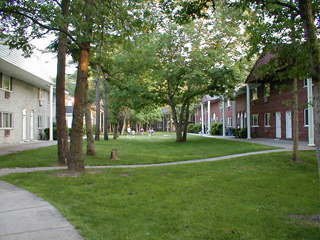
//> input picture parte2 teste/Gramado_72k.jpg, 320 x 240 px
$ ./main Gramado_72k.jpg   (built with g++ and OpenCV 4)
//> lines starting //> are read from the running program, lines starting //| are printed output that depends on the picture; after the words box and inside, x2 and y2 are one past the last pixel; in counts of white or black regions, pixels touching at a corner belong together
#include <iostream>
#include <string>
#include <cstring>
#include <cmath>
#include <vector>
#include <algorithm>
#include <opencv2/opencv.hpp>

using namespace std;
using namespace cv;
namespace operacoesim {

    //Declarações
    Mat mirror(const Mat& src, bool horizontal, bool vertical);
    Mat toGrayscaleLuminance(const Mat& src);
    Mat quantize(const Mat& grayImg, int n);

    //Implementações

    // (a) Espelhamento horizontal e vertical
    Mat mirror(const Mat& src, bool horizontal, bool vertical) {
        Mat dst = src.clone();
        const int rows = dst.rows;
        const int cols = dst.cols;
        const size_t elemSize = dst.elemSize();

        if (vertical) {
            vector<uchar> temp(dst.step);
            for (int i = 0; i < rows / 2; ++i) {
                uchar* rowTop = dst.ptr<uchar>(i);
                uchar* rowBot = dst.ptr<uchar>(rows - 1 - i);
                memcpy(temp.data(), rowTop, dst.step);
                memcpy(rowTop, rowBot, dst.step);
                memcpy(rowBot, temp.data(), dst.step);
            }
        }

        if (horizontal) {
            vector<uchar> temp(elemSize);
            for (int i = 0; i < rows; ++i) {
                uchar* rowPtr = dst.ptr<uchar>(i);
                for (int j = 0; j < cols / 2; ++j) {
                    uchar* pixelLeft  = rowPtr + j * elemSize;
                    uchar* pixelRight = rowPtr + (cols - 1 - j) * elemSize;
                    memcpy(temp.data(), pixelLeft, elemSize);
                    memcpy(pixelLeft, pixelRight, elemSize);
                    memcpy(pixelRight, temp.data(), elemSize);
                }
            }
        }
        return dst;
    }

    // (b) Conversao para tons de cinza (luminancia)
    Mat toGrayscaleLuminance(const Mat& src) {
        CV_Assert(src.channels() == 3);
        Mat dst(src.rows, src.cols, src.type());

        for (int i = 0; i < src.rows; ++i) {
            const Vec3b* srcRow = src.ptr<Vec3b>(i);
            Vec3b* dstRow = dst.ptr<Vec3b>(i);

            for (int j = 0; j < src.cols; ++j) {
                double B = srcRow[j][0];
                double G = srcRow[j][1];
                double R = srcRow[j][2];

                double L = 0.299 * R + 0.587 * G + 0.114 * B;
                int Li = static_cast<int>(lround(L));
                Li = min(255, max(0, Li));

                uchar Lc = static_cast<uchar>(Li);
                dstRow[j] = Vec3b(Lc, Lc, Lc);
            }
        }
        return dst;
    }

    // (c) Quantizacao de tons
    Mat quantize(const Mat& grayImg, int n) {
        CV_Assert(grayImg.channels() == 3);
        if (n <= 0) return grayImg.clone();

        int t1 = 255;
        int t2 = 0;
        for (int i = 0; i < grayImg.rows; ++i) {
            const Vec3b* row = grayImg.ptr<Vec3b>(i);
            for (int j = 0; j < grayImg.cols; ++j) {
                int v = row[j][0];
                if (v < t1) t1 = v;
                if (v > t2) t2 = v;
            }
        }

        int tam_int = t2 - t1 + 1;
        if (n >= tam_int) return grayImg.clone();

        double tb = static_cast<double>(tam_int) / static_cast<double>(n);
        Mat dst(grayImg.rows, grayImg.cols, grayImg.type());

        for (int i = 0; i < grayImg.rows; ++i) {
            const Vec3b* srcRow = grayImg.ptr<Vec3b>(i);
            Vec3b* dstRow = dst.ptr<Vec3b>(i);

            for (int j = 0; j < grayImg.cols; ++j) {
                double t_orig = srcRow[j][0];
                int binIdx = static_cast<int>(floor((t_orig - (t1 - 0.5)) / tb));
                if (binIdx < 0)      binIdx = 0;
                if (binIdx >= n)     binIdx = n - 1;

                double binStart = (t1 - 0.5) + binIdx * tb;
                double center   = binStart + tb / 2.0;

                int q = static_cast<int>(lround(center));
                q = min(255, max(0, q));

                uchar qc = static_cast<uchar>(q);
                dstRow[j] = Vec3b(qc, qc, qc);
            }
        }
        return dst;
    }

} // namespace operacoesim

Mat g_original;
Mat g_result;

int g_mirrorH   = 0;
int g_mirrorV   = 0;
int g_grayscale = 0;
int g_levels    = 256;

const string WIN_CONTROLS = "Controles";
const string WIN_DISPLAY  = "Original  |  Resultado";

void updateDisplay(int = 0, void* = nullptr) {
    Mat step = g_original;

    if (g_mirrorH || g_mirrorV) {
        step = operacoesim::mirror(step, g_mirrorH != 0, g_mirrorV != 0);
    }

    if (g_grayscale) {
        step = operacoesim::toGrayscaleLuminance(step);
        int n = max(2, g_levels);
        step = operacoesim::quantize(step, n);
    }

    g_result = step;

    Mat leftView = g_original;
    Mat rightView = g_result;
    Mat combined;
    hconcat(leftView, rightView, combined);

    line(combined,
             Point(leftView.cols, 0),
             Point(leftView.cols, combined.rows),
             Scalar(0, 0, 255), 2);

    imshow(WIN_DISPLAY, combined);
}

void onMirrorH(int, void*)   { updateDisplay(); }
void onMirrorV(int, void*)   { updateDisplay(); }
void onGrayscale(int, void*) { updateDisplay(); }
void onLevels(int, void*)    { updateDisplay(); }

int main(int argc, char** argv) {
    if (argc != 2) {
        cerr << "Uso: " << argv[0] << " <imagem_entrada>" << endl;
        return 1;
    }

    string imagem_entrada = argv[1];

    g_original = imread(imagem_entrada, IMREAD_COLOR);
//> g_original is the input picture: 240 rows x 320 cols, CV_8UC3; mean B, G, R 80.1, 114.7, 102.3
    if (g_original.empty()) {
        cerr << "Erro: nao foi possivel abrir a imagem '" << imagem_entrada << "'." << endl;
        return 1;
    }
    g_result = g_original.clone();

    namedWindow(WIN_DISPLAY, WINDOW_AUTOSIZE);
    namedWindow(WIN_CONTROLS, WINDOW_NORMAL);
    resizeWindow(WIN_CONTROLS, 420, 150);

    createTrackbar("Espelho H",  WIN_CONTROLS, &g_mirrorH,   1, onMirrorH);
//> slider 'Espelho H' is set to 1
    createTrackbar("Espelho V",  WIN_CONTROLS, &g_mirrorV,   1, onMirrorV);
//> slider 'Espelho V' is set to 1
    createTrackbar("Tons Cinza", WIN_CONTROLS, &g_grayscale, 1, onGrayscale);
//> slider 'Tons Cinza' is set to 1
    createTrackbar("Niveis",     WIN_CONTROLS, &g_levels,    256, onLevels);
    setTrackbarMin("Niveis", WIN_CONTROLS, 2);

    updateDisplay();
//> after the loop in mirror, `for (int i = 0; i < rows / 2; ++i)`:
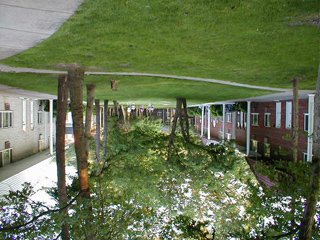
//> dst: 240 rows x 320 cols, CV_8UC3; mean B, G, R 80.1, 114.7, 102.3
//> after the loop in mirror, `for (int i = 0; i < rows / 2; ++i)`: temp = 960 values, max 255 at index 153, min 7 at index 765, mean 116.1
//> after the loop in mirror, `for (int i = 0; i < rows; ++i)`:
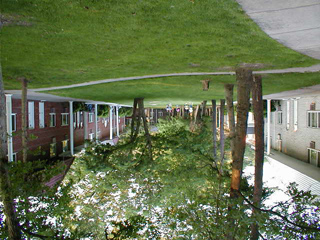
//> dst: 240 rows x 320 cols, CV_8UC3; mean B, G, R 80.1, 114.7, 102.3
//> after the loop in mirror, `for (int i = 0; i < rows; ++i)`: temp = [126, 166, 171]
//> after the loop in toGrayscaleLuminance, `for (int i = 0; i < src.rows; ++i)`:
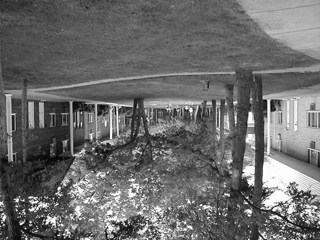
//> dst: 240 rows x 320 cols, CV_8UC3; min 1, max 255, mean 107.1
//> the loop in quantize, `for (int i = 0; i < grayImg.rows; ++i)` made 240 passes
//> (t1, t2) on passes 1 to 3: (38, 170), (38, 173), (38, 173)
//> after the loop in quantize, `for (int i = 0; i < grayImg.rows; ++i)`: t1 = 1; t2 = 255
//> in updateDisplay, `hconcat(leftView, rightView, combined);`:
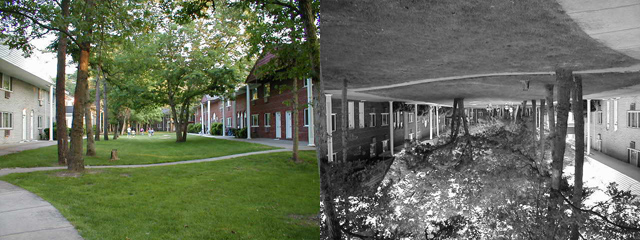
//> combined: 240 rows x 640 cols, CV_8UC3; mean B, G, R 93.6, 110.9, 104.7
//> in updateDisplay, `line(combined, Point(leftView.cols, 0), Point(leftView.cols, combined...`:
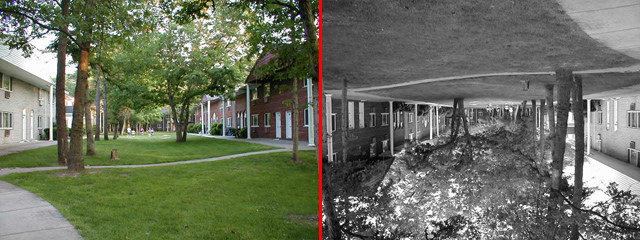
//> combined: 240 rows x 640 cols, CV_8UC3; 0.47% of pixels changed, all inside (x1, y1, x2, y2) = (319, 0, 322, 240)

    cout << "Comandos:\n"
              << "  's' -> salvar imagem resultante em JPEG automaticamente (_out)\n"
              << "  'q' ou ESC -> sair\n";

    while (true) {
        int key = waitKey(30) & 0xFF;
//> the loop in quantize (call 2), `for (int i = 0; i < grayImg.rows; ++i)` made 240 passes
//> the 'q' key is pressed

        if (key == 'q' || key == 27) { // ESC
            break;
        }
        if (key == 's' || key == 'S') {
            // Lógica automática de geração de nome com sufixo
            string outPath;
            size_t lastDot = imagem_entrada.find_last_of(".");

            if (lastDot != string::npos) {
                outPath = imagem_entrada.substr(0, lastDot) + "_out" + imagem_entrada.substr(lastDot);
            } else {
                outPath = imagem_entrada + "_out.jpg"; // Caso não tenha extensão
            }

            vector<int> jpegParams = { IMWRITE_JPEG_QUALITY, 100 };
            bool ok = imwrite(outPath, g_result, jpegParams);

            if (ok) {
                cout << "Imagem salva automaticamente em: " << outPath << endl;
            } else {
                cerr << "Erro ao salvar a imagem em: " << outPath << endl;
            }
        }
    }

    return 0;
}

$ run again, on parte2 teste/Underwater_53k.jpg
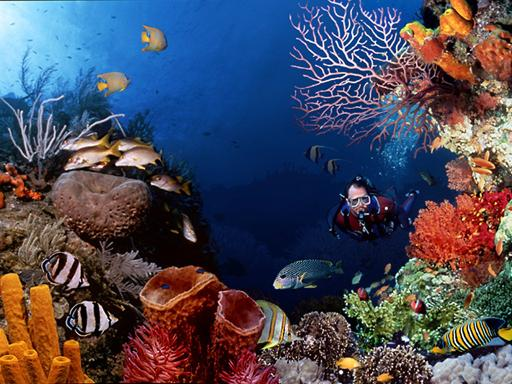
//> input picture parte2 teste/Underwater_53k.jpg, 512 x 384 px
//> g_original is the input picture: 384 rows x 512 cols, CV_8UC3; mean B, G, R 90, 73.9, 73.8
//> after the loop in mirror, `for (int i = 0; i < rows / 2; ++i)`: temp = 1536 values, max 243 at index 1079, min 0 at index 6, mean 54.21
//> after the loop in mirror, `for (int i = 0; i < rows; ++i)`: temp = [175, 90, 20]
//> after the loop in toGrayscaleLuminance, `for (int i = 0; i < src.rows; ++i)`:
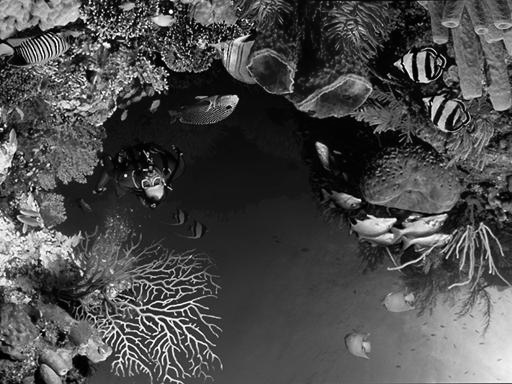
//> dst: 384 rows x 512 cols, CV_8UC3; min 0, max 255, mean 75.7
//> the loop in quantize, `for (int i = 0; i < grayImg.rows; ++i)` made 384 passes
//> (t1, t2) on passes 1 to 3: (1, 238), (1, 238), (1, 244)
//> after the loop in quantize, `for (int i = 0; i < grayImg.rows; ++i)`: t1 = 0; t2 = 255
//> tam_int = 256
//> in updateDisplay, `line(combined, Point(leftView.cols, 0), Point(leftView.cols, combined...`:
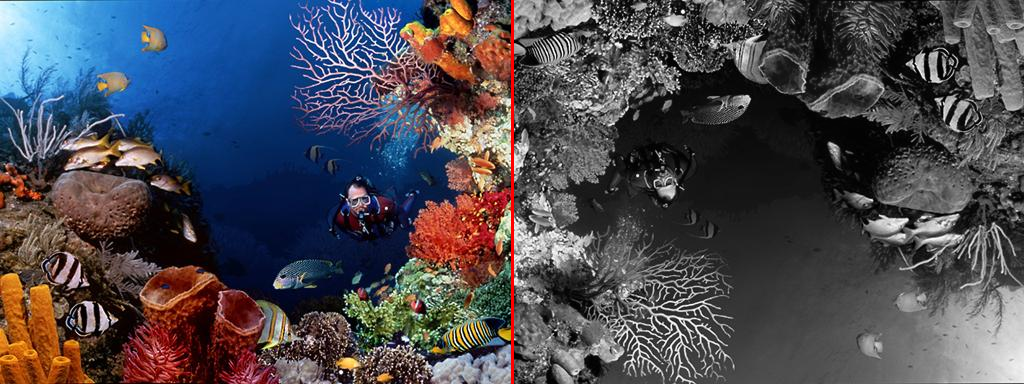
//> combined: 384 rows x 1024 cols, CV_8UC3; mean B, G, R 82.5, 74.4, 75.1
//> the loop in quantize (call 2), `for (int i = 0; i < grayImg.rows; ++i)` made 384 passes
